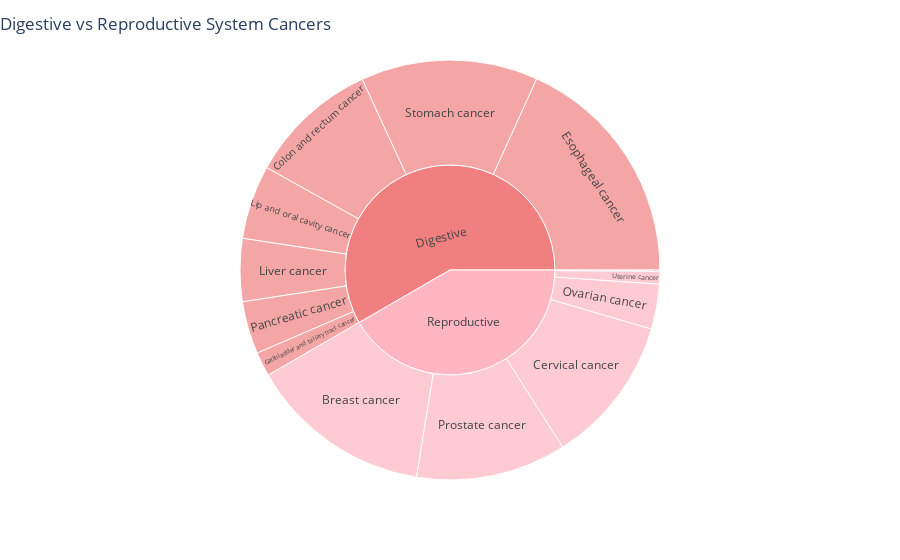

Source (notebook cell):
### Code cell
reproductive_vs_digestive=pd.DataFrame([['Reproductive','Breast cancer',18885],['Reproductive','Cervical cancer',15312],['Reproductive','Prostate cancer',15484],['Reproductive','Uterine cancer',1313],['Reproductive','Testicular cancer',118],['Reproductive','Ovarian cancer',4640],
                                       ['Digestive','Esophageal cancer',24402],['Digestive','Stomach cancer',18247],['Digestive','Colon and rectum cancer',13425],['Digestive','Lip and oral cavity cancer',7610],['Digestive','Liver cancer',6475],['Digestive','Pancreatic cancer',5422],['Digestive','Gallbladder and biliary tract cancer',2502]],
                columns=['Body System','Cancer Type','Total Deaths'])
print (reproductive_vs_digestive)


fig=px.sunburst(reproductive_vs_digestive,path=['Body System','Cancer Type'],values='Total Deaths',color='Body System',
                color_discrete_map={'Digestive': '#F08080','Reproductive': '#FFB6C1'})
fig.update_layout(title_text='Digestive vs Reproductive System Cancers', title_x=0)
fig.show()

### Figure 1 — Plotly figure (JSON) as saved in the notebook; plotly's stock layout.template omitted (floating-point values rounded to 4 significant figures)
{"data": [{"branchvalues": "total", "customdata": [["Digestive"], ["Reproductive"], ["Digestive"], ["Reproductive"], ["Digestive"], ["Reproductive"], ["Reproductive"], ["Reproductive"], ["Reproductive"], ["Digestive"], ["Digestive"], ["Digestive"], ["Digestive"], ["Digestive"], ["Reproductive"]], "domain": {"x": [0, 1], "y": [0, 1]}, "hovertemplate": "labels=%{label}<br>Total Deaths=%{value}<br>parent=%{parent}<br>id=%{id}<br>Body System=%{customdata[0]}<extra></extra>", "ids": ["Digestive/Liver cancer", "Reproductive/Ovarian cancer", "Digestive/Pancreatic cancer", "Reproductive/Prostate cancer", "Digestive/Stomach cancer", "Reproductive/Testicular cancer", "Reproductive/Uterine cancer", "Reproductive/Breast cancer", "Reproductive/Cervical cancer", "Digestive/Colon and rectum cancer", "Digestive/Esophageal cancer", "Digestive/Gallbladder and biliary tract cancer", "Digestive/Lip and oral cavity cancer", "Digestive", "Reproductive"], "labels": ["Liver cancer", "Ovarian cancer", "Pancreatic cancer", "Prostate cancer", "Stomach cancer", "Testicular cancer", "Uterine cancer", "Breast cancer", "Cervical cancer", "Colon and rectum cancer", "Esophageal cancer", "Gallbladder and biliary tract cancer", "Lip and oral cavity cancer", "Digestive", "Reproductive"], "marker": {"colors": ["#F08080", "#FFB6C1", "#F08080", "#FFB6C1", "#F08080", "#FFB6C1", "#FFB6C1", "#FFB6C1", "#FFB6C1", "#F08080", "#F08080", "#F08080", "#F08080", "#F08080", "#FFB6C1"]}, "name": "", "parents": ["Digestive", "Reproductive", "Digestive", "Reproductive", "Digestive", "Reproductive", "Reproductive", "Reproductive", "Reproductive", "Digestive", "Digestive", "Digestive", "Digestive", "", ""], "type": "sunburst", "values": [6475, 4640, 5422, 15484, 18247, 118, 1313, 18885, 15312, 13425, 24402, 2502, 7610, 78083, 55752]}], "layout": {"legend": {"tracegroupgap": 0}, "margin": {"t": 60}, "title": {"text": "Digestive vs Reproductive System Cancers", "x": 0}}}
